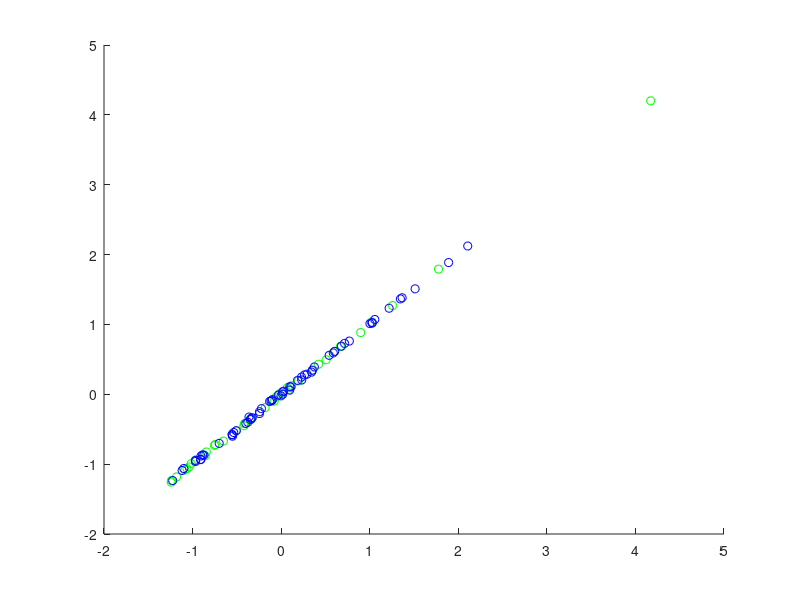

Source code (MATLAB): (Note: this script raises an error after producing the figure.)
function[] = draw_clusterpath_svm_pen()
n = 3089;
d=2;
A = load('data_for_draw_svmguide.mat'); 
A = A.data_for_draw;
A = A(1:100,:);
centers = load('centers_svmguide.mat');
centers = centers.centers;
temp = transpose(1:100);
%centers = centers([temp; n+temp; 2*n+temp; 3*n+temp; 4*n+temp],:);
centers = centers([temp; n+temp],:);
true_label = load('true_label_svmguide.mat');
true_label = true_label.true_label;
true_label = true_label +1;
true_label = true_label(1:100,:);
num_level = 4;
n = 100;


for  i=1:num_level
    start_id = (i-1)*n+1;
    end_id = i*n;
    if i == 1
        draw_cluster(A(start_id:end_id,:),centers(start_id:end_id,:),i,true_label);
    else
        old_start_id = start_id-n;
        old_end_id = end_id - n;
        draw_cluster(centers(old_start_id:old_end_id,:),centers(start_id:end_id,:),i,true_label);
    end
end

end


function[] = draw_cluster(source,dest,level,true_label)
[n,d] = size(source);
hold on;
if level == 1
    num_clusters = max(true_label);
    colors = ['g','b','c','k','y'];
    for i = 1:num_clusters
        scatter(source(true_label==i,1),source(true_label==i,2),[],colors(1,i));
        %set(gca,'yscale','log');
        %set(gca,'xscale','log');
    end
    pax=gca;
    pax.FontSize = 15;
    xlabel('First principal component');%for iris dataset
    ylabel('Second principal component');%for iris dataset
    %xlabel('Feature 1');% for moon dataset
    %ylabel('Feature 2');%for moon dataset
end
hold on;
for i =1:n
    point1=[source(i,1) dest(i,1)];
    point2=[source(i,2) dest(i,2)];
    plot(point1, point2, '-r');
end

end




























